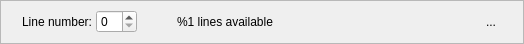
<ui version="4.0" >
 <author>Diego Iastrubni &lt;diegoiast@gmail.com></author>
 <class>GotoLineWidget</class>
 <widget class="QWidget" name="GotoLineWidget" >
  <property name="geometry" >
   <rect>
    <x>0</x>
    <y>0</y>
    <width>524</width>
    <height>38</height>
   </rect>
  </property>
  <property name="sizePolicy" >
   <sizepolicy>
    <hsizetype>3</hsizetype>
    <vsizetype>1</vsizetype>
    <horstretch>0</horstretch>
    <verstretch>0</verstretch>
   </sizepolicy>
  </property>
  <property name="windowTitle" >
   <string>Form</string>
  </property>
  <layout class="QHBoxLayout" >
   <property name="margin" >
    <number>0</number>
   </property>
   <property name="spacing" >
    <number>0</number>
   </property>
   <item>
    <widget class="QFrame" name="frame" >
     <property name="frameShape" >
      <enum>QFrame::StyledPanel</enum>
     </property>
     <property name="frameShadow" >
      <enum>QFrame::Plain</enum>
     </property>
     <layout class="QHBoxLayout" >
      <property name="margin" >
       <number>0</number>
      </property>
      <property name="spacing" >
       <number>0</number>
      </property>
      <item>
       <layout class="QHBoxLayout" >
        <property name="margin" >
         <number>0</number>
        </property>
        <property name="spacing" >
         <number>0</number>
        </property>
        <item>
         <spacer>
          <property name="orientation" >
           <enum>Qt::Horizontal</enum>
          </property>
          <property name="sizeType" >
           <enum>QSizePolicy::Minimum</enum>
          </property>
          <property name="sizeHint" >
           <size>
            <width>21</width>
            <height>42</height>
           </size>
          </property>
         </spacer>
        </item>
        <item>
         <widget class="QLabel" name="label" >
          <property name="text" >
           <string>Line number: </string>
          </property>
         </widget>
        </item>
        <item>
         <widget class="QSpinBox" name="lineNumber" />
        </item>
        <item>
         <spacer>
          <property name="orientation" >
           <enum>Qt::Horizontal</enum>
          </property>
          <property name="sizeType" >
           <enum>QSizePolicy::Maximum</enum>
          </property>
          <property name="sizeHint" >
           <size>
            <width>40</width>
            <height>20</height>
           </size>
          </property>
         </spacer>
        </item>
        <item>
         <widget class="QLabel" name="linesCountLabel" >
          <property name="text" >
           <string>%1 lines available</string>
          </property>
         </widget>
        </item>
        <item>
         <spacer>
          <property name="orientation" >
           <enum>Qt::Horizontal</enum>
          </property>
          <property name="sizeHint" >
           <size>
            <width>40</width>
            <height>20</height>
           </size>
          </property>
         </spacer>
        </item>
        <item>
         <widget class="QToolButton" name="closeButton" >
          <property name="text" >
           <string>...</string>
          </property>
          <property name="icon" >
           <iconset>:/trolltech/styles/commonstyle/images/standardbutton-no-16.png</iconset>
          </property>
          <property name="autoRaise" >
           <bool>true</bool>
          </property>
         </widget>
        </item>
        <item>
         <spacer>
          <property name="orientation" >
           <enum>Qt::Horizontal</enum>
          </property>
          <property name="sizeType" >
           <enum>QSizePolicy::Maximum</enum>
          </property>
          <property name="sizeHint" >
           <size>
            <width>20</width>
            <height>20</height>
           </size>
          </property>
         </spacer>
        </item>
       </layout>
      </item>
     </layout>
    </widget>
   </item>
  </layout>
 </widget>
 <layoutdefault spacing="0" margin="0" />
 <resources>
  <include location="textlines.qrc" />
 </resources>
 <connections/>
</ui>
